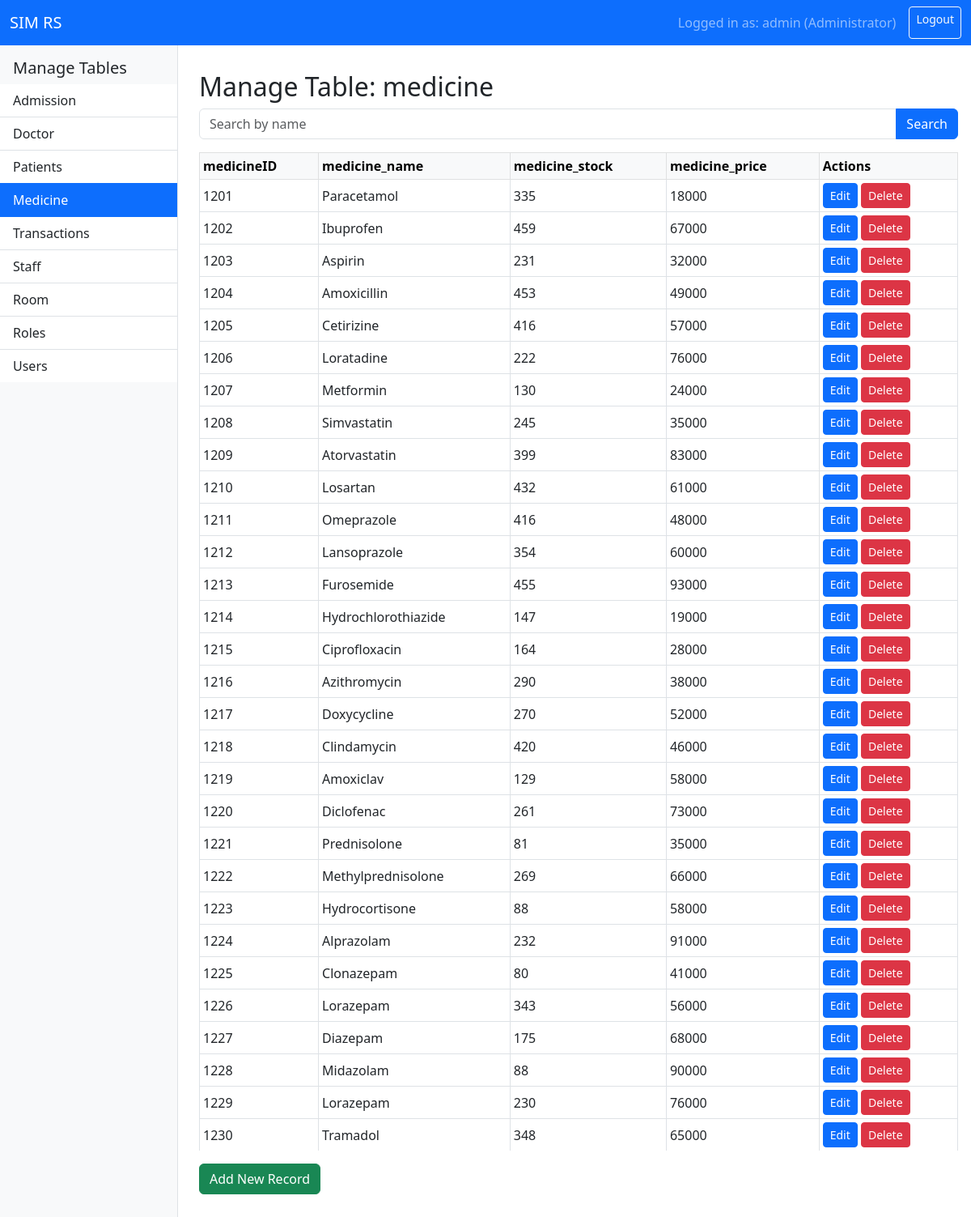
Page /admin.php?table=medicine (signed in) on the committed database.
### tables this page shows
CREATE TABLE `medicine` (
  `medicineID` int(11) NOT NULL,
  `medicine_name` varchar(50) NOT NULL,
  `medicine_stock` int(11) NOT NULL,
  `medicine_price` int(11) NOT NULL
);

### admin.php (the view, shortened to what this page needs)
<?php
require 'config.php';
$tables = ['admission', 'doctor', 'patients', 'medicine', 'transactions', 'staff', 'room', 'roles', 'users'];
$table = $_GET['table'] ?? 'admission';
$search = $_GET['search'] ?? '';
$searchParam = '%' . $search . '%';
try {
    if ($table === 'admission') {
        if ($search) {
            $sql = "SELECT a.admissionID, CONCAT(p.first_name, ' ', p.last_name) AS patient_name,
                    CONCAT(d.first_name, ' ', d.last_name) AS doctor_name,
                    CONCAT(s.staff_first_name, ' ', s.staff_last_name) AS staff_name,
                    r.room_name, a.admission_date, a.discharge_date, a.initial_diagnosis
                    FROM admission a
                    JOIN patients p ON a.patientsID = p.patientsID
                    JOIN doctor d ON a.doctorID = d.doctorID
                    JOIN staff s ON a.staffID = s.staffID
                    JOIN room r ON a.roomID = r.roomID
                    ORDER BY a.admission_date DESC
                    WHERE CONCAT(p.first_name, ' ', p.last_name) LIKE ? OR CONCAT(d.first_name, ' ', d.last_name) LIKE ? OR CONCAT(s.staff_first_name, ' ', s.staff_last_name) LIKE ?
                    LIMIT 100";
            $stmt = $pdo->prepare($sql);
            $stmt->execute([$searchParam, $searchParam, $searchParam]);
        } else {
            $sql = "SELECT a.admissionID, CONCAT(p.first_name, ' ', p.last_name) AS patient_name,
                    CONCAT(d.first_name, ' ', d.last_name) AS doctor_name,
                    CONCAT(s.staff_first_name, ' ', s.staff_last_name) AS staff_name,
                    r.room_name, a.admission_date, a.discharge_date, a.initial_diagnosis
                    FROM admission a
                    JOIN patients p ON a.patientsID = p.patientsID
                    JOIN doctor d ON a.doctorID = d.doctorID
                    JOIN staff s ON a.staffID = s.staffID
                    JOIN room r ON a.roomID = r.roomID
                    ORDER BY a.admission_date DESC
                    LIMIT 100";
            $stmt = $pdo->query($sql);
        }
    } else {
        $stmt = $pdo->query("SELECT * FROM $table LIMIT 100");
    }
    $rows = $stmt->fetchAll(PDO::FETCH_ASSOC);
} catch (Exception $e) {
    $rows = [];
    $error = "Error fetching data: " . $e->getMessage();
}
$columns = [];
if (!empty($rows)) {
    $columns = array_keys($rows[0]);
} else {
    $stmt = $pdo->prepare("SELECT COLUMN_NAME FROM INFORMATION_SCHEMA.COLUMNS WHERE TABLE_SCHEMA = ? AND TABLE_NAME = ?");
    $stmt->execute([$pdo->query('select database()')->fetchColumn(), $table]);
    $columns = $stmt->fetchAll(PDO::FETCH_COLUMN);
}
?>
<!DOCTYPE html>
<html lang="en">
<head>
    <link href="https://cdn.jsdelivr.net/npm/bootstrap@5.3.0/dist/css/bootstrap.min.css" rel="stylesheet" />
</head>
<body>
<nav class="navbar navbar-expand-md navbar-dark bg-primary fixed-top">
    <div class="container-fluid">
        <a class="navbar-brand" href="dashboard.php">SIM RS</a>
        <div class="d-flex">
            <span class="navbar-text me-3">
                Logged in as: <?php echo htmlspecialchars($_SESSION['username']); ?> (Administrator)
            </span>
            <a href="logout.php" class="btn btn-outline-light btn-sm">Logout</a>
        </div>
    </div>
</nav>
<div class="sidebar">
    <h5 class="px-3">Manage Tables</h5>
    <div class="list-group list-group-flush">
        <?php foreach ($tables as $t): ?>
            <a href="?table=<?php echo $t; ?>" class="list-group-item list-group-item-action <?php echo $t === $table ? 'active' : ''; ?>">
                <?php echo ucfirst($t); ?>
            </a>
        <?php endforeach; ?>
    </div>
</div>
<div class="content">
    <h2>Manage Table: <?php echo htmlspecialchars($table); ?></h2>
    <form method="GET" class="mb-3">
        <div class="input-group">
            <input type="text" name="search" class="form-control" placeholder="Search by name" value="<?php echo htmlspecialchars($search); ?>" />
            <button class="btn btn-primary" type="submit">Search</button>
        </div>
    </form>
    <div class="table-responsive">
        <table class="table table-bordered table-hover table-sm align-middle">
            <thead class="table-light">
                <tr>
                    <?php foreach ($columns as $col): ?>
                        <th><?php echo htmlspecialchars($col); ?></th>
                    <?php endforeach; ?>
                    <th>Actions</th>
                </tr>
            </thead>
            <tbody>
                <?php foreach ($rows as $row): ?>
                    <tr>
                        <?php foreach ($columns as $col): ?>
                            <td><?php echo htmlspecialchars($row[$col]); ?></td>
                        <?php endforeach; ?>
                        <td>
                            <a href="edit.php?table=<?php echo urlencode($table); ?>&id=<?php echo urlencode($row[$columns[0]]); ?>" class="btn btn-sm btn-primary">Edit</a>
                            <a href="delete.php?table=<?php echo urlencode($table); ?>&id=<?php echo urlencode($row[$columns[0]]); ?>" class="btn btn-sm btn-danger" onclick="return confirm('Are you sure to delete this record?');">Delete</a>
                        </td>
                    </tr>
                <?php endforeach; ?>
            </tbody>
        </table>
    </div>
    <a href="create.php?table=<?php echo urlencode($table); ?>" class="btn btn-success mt-3">Add New Record</a>
</div>
</body>
</html>

### admin.php (style rules this page uses)
body { padding-top: 4.5rem; }
.sidebar { height: 100vh; position: fixed; top: 56px; left: 0; width: 220px; background-color: #f8f9fa; padding-top: 1rem; border-right: 1px solid #dee2e6; }
.content { margin-left: 230px; padding: 1rem; overflow-x: auto; }
.table-responsive { max-height: 70vh; overflow-x: auto; overflow-y: auto; }

### rows in the picture
medicine: medicineID "1201", medicine_name "Paracetamol", medicine_stock "335", medicine_price "18000"
medicine: medicineID "1202", medicine_name "Ibuprofen", medicine_stock "459", medicine_price "67000"
medicine: medicineID "1203", medicine_name "Aspirin", medicine_stock "231", medicine_price "32000"
medicine: medicineID "1204", medicine_name "Amoxicillin", medicine_stock "453", medicine_price "49000"
medicine: medicineID "1205", medicine_name "Cetirizine", medicine_stock "416", medicine_price "57000"
medicine: medicineID "1206", medicine_name "Loratadine", medicine_stock "222", medicine_price "76000"
medicine: medicineID "1207", medicine_name "Metformin", medicine_stock "130", medicine_price "24000"
medicine: medicineID "1208", medicine_name "Simvastatin", medicine_stock "245", medicine_price "35000"
medicine: medicineID "1209", medicine_name "Atorvastatin", medicine_stock "399", medicine_price "83000"
medicine: medicineID "1210", medicine_name "Losartan", medicine_stock "432", medicine_price "61000"
medicine: medicineID "1211", medicine_name "Omeprazole", medicine_stock "416", medicine_price "48000"
medicine: medicineID "1212", medicine_name "Lansoprazole", medicine_stock "354", medicine_price "60000"
medicine: medicineID "1213", medicine_name "Furosemide", medicine_stock "455", medicine_price "93000"
medicine: medicineID "1214", medicine_name "Hydrochlorothiazide", medicine_stock "147", medicine_price "19000"
medicine: medicineID "1215", medicine_name "Ciprofloxacin", medicine_stock "164", medicine_price "28000"
medicine: medicineID "1216", medicine_name "Azithromycin", medicine_stock "290", medicine_price "38000"
medicine: medicineID "1217", medicine_name "Doxycycline", medicine_stock "270", medicine_price "52000"
medicine: medicineID "1218", medicine_name "Clindamycin", medicine_stock "420", medicine_price "46000"
medicine: medicineID "1219", medicine_name "Amoxiclav", medicine_stock "129", medicine_price "58000"
medicine: medicineID "1220", medicine_name "Diclofenac", medicine_stock "261", medicine_price "73000"
medicine: medicineID "1221", medicine_name "Prednisolone", medicine_stock "81", medicine_price "35000"
medicine: medicineID "1222", medicine_name "Methylprednisolone", medicine_stock "269", medicine_price "66000"
medicine: medicineID "1223", medicine_name "Hydrocortisone", medicine_stock "88", medicine_price "58000"
medicine: medicineID "1224", medicine_name "Alprazolam", medicine_stock "232", medicine_price "91000"
medicine: medicineID "1225", medicine_name "Clonazepam", medicine_stock "80", medicine_price "41000"
medicine: medicineID "1226", medicine_name "Lorazepam", medicine_stock "343", medicine_price "56000"
medicine: medicineID "1227", medicine_name "Diazepam", medicine_stock "175", medicine_price "68000"
medicine: medicineID "1228", medicine_name "Midazolam", medicine_stock "88", medicine_price "90000"
medicine: medicineID "1229", medicine_name "Lorazepam", medicine_stock "230", medicine_price "76000"
medicine: medicineID "1230", medicine_name "Tramadol", medicine_stock "348", medicine_price "65000"

### other values in the picture
$_SESSION['username'] "admin"
$t "Admission"
$t "Doctor"
$t "Patients"
$t "Medicine"
$t "Transactions"
$t "Staff"
$t "Room"
$t "Roles"
$t "Users"
$table "medicine"
$col "medicineID"
$col "medicine_name"
$col "medicine_stock"
$col "medicine_price"
